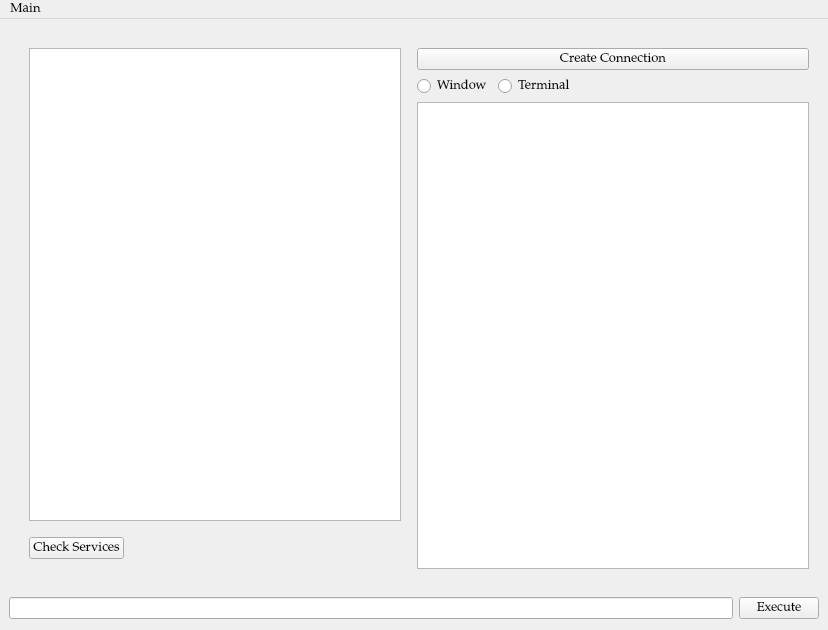
<?xml version="1.0" encoding="UTF-8"?>
<ui version="4.0">
 <class>SuperUser</class>
 <widget class="QMainWindow" name="SuperUser">
  <property name="geometry">
   <rect>
    <x>0</x>
    <y>0</y>
    <width>828</width>
    <height>630</height>
   </rect>
  </property>
  <property name="font">
   <font>
    <family>Palatino Linotype</family>
    <pointsize>10</pointsize>
    <weight>50</weight>
    <bold>false</bold>
   </font>
  </property>
  <property name="windowTitle">
   <string>SuperUser</string>
  </property>
  <property name="windowIcon">
   <iconset>
    <normaloff>../../icons/client_cut.png</normaloff>../../icons/client_cut.png</iconset>
  </property>
  <widget class="QWidget" name="centralwidget">
   <layout class="QVBoxLayout" name="verticalLayout_2">
    <item>
     <layout class="QHBoxLayout" name="DevicesLayout">
      <property name="leftMargin">
       <number>10</number>
      </property>
      <property name="topMargin">
       <number>10</number>
      </property>
      <property name="rightMargin">
       <number>10</number>
      </property>
      <property name="bottomMargin">
       <number>10</number>
      </property>
      <item>
       <layout class="QVBoxLayout" name="verticalLayout">
        <property name="leftMargin">
         <number>10</number>
        </property>
        <property name="topMargin">
         <number>10</number>
        </property>
        <property name="rightMargin">
         <number>10</number>
        </property>
        <property name="bottomMargin">
         <number>10</number>
        </property>
        <item>
         <widget class="QListWidget" name="lW_devices"/>
        </item>
        <item>
         <layout class="QHBoxLayout" name="horizontalLayout">
          <property name="topMargin">
           <number>10</number>
          </property>
          <property name="bottomMargin">
           <number>10</number>
          </property>
          <item>
           <widget class="QPushButton" name="pB_checkServices">
            <property name="text">
             <string>Check Services</string>
            </property>
           </widget>
          </item>
          <item>
           <spacer name="horizontalSpacer_2">
            <property name="orientation">
             <enum>Qt::Horizontal</enum>
            </property>
            <property name="sizeHint" stdset="0">
             <size>
              <width>40</width>
              <height>20</height>
             </size>
            </property>
           </spacer>
          </item>
         </layout>
        </item>
       </layout>
      </item>
      <item>
       <layout class="QVBoxLayout" name="InfoLayout">
        <property name="topMargin">
         <number>10</number>
        </property>
        <property name="bottomMargin">
         <number>10</number>
        </property>
        <item>
         <widget class="QPushButton" name="pB_connection">
          <property name="text">
           <string>Create Connection</string>
          </property>
         </widget>
        </item>
        <item>
         <layout class="QHBoxLayout" name="chooseLayout">
          <property name="sizeConstraint">
           <enum>QLayout::SetMaximumSize</enum>
          </property>
          <property name="bottomMargin">
           <number>0</number>
          </property>
          <item>
           <widget class="QRadioButton" name="rB_window">
            <property name="text">
             <string>Window</string>
            </property>
           </widget>
          </item>
          <item>
           <widget class="QRadioButton" name="rB_local">
            <property name="text">
             <string>Terminal</string>
            </property>
           </widget>
          </item>
          <item>
           <spacer name="horizontalSpacer">
            <property name="orientation">
             <enum>Qt::Horizontal</enum>
            </property>
            <property name="sizeHint" stdset="0">
             <size>
              <width>40</width>
              <height>20</height>
             </size>
            </property>
           </spacer>
          </item>
         </layout>
        </item>
        <item>
         <widget class="QTextEdit" name="tE_info"/>
        </item>
       </layout>
      </item>
     </layout>
    </item>
    <item>
     <layout class="QHBoxLayout" name="executionLayout">
      <property name="topMargin">
       <number>2</number>
      </property>
      <property name="bottomMargin">
       <number>2</number>
      </property>
      <item>
       <widget class="QLineEdit" name="lE_command"/>
      </item>
      <item>
       <widget class="QPushButton" name="pB_execute">
        <property name="text">
         <string>Execute</string>
        </property>
       </widget>
      </item>
     </layout>
    </item>
   </layout>
  </widget>
  <widget class="QMenuBar" name="menubar">
   <property name="geometry">
    <rect>
     <x>0</x>
     <y>0</y>
     <width>828</width>
     <height>21</height>
    </rect>
   </property>
   <widget class="QMenu" name="menuMain">
    <property name="title">
     <string>Main</string>
    </property>
    <addaction name="actionSettings"/>
    <addaction name="actionQuit"/>
   </widget>
   <addaction name="menuMain"/>
  </widget>
  <action name="actionSettings">
   <property name="text">
    <string>Settings</string>
   </property>
  </action>
  <action name="actionQuit">
   <property name="text">
    <string>Quit</string>
   </property>
  </action>
 </widget>
 <resources/>
 <connections/>
</ui>
